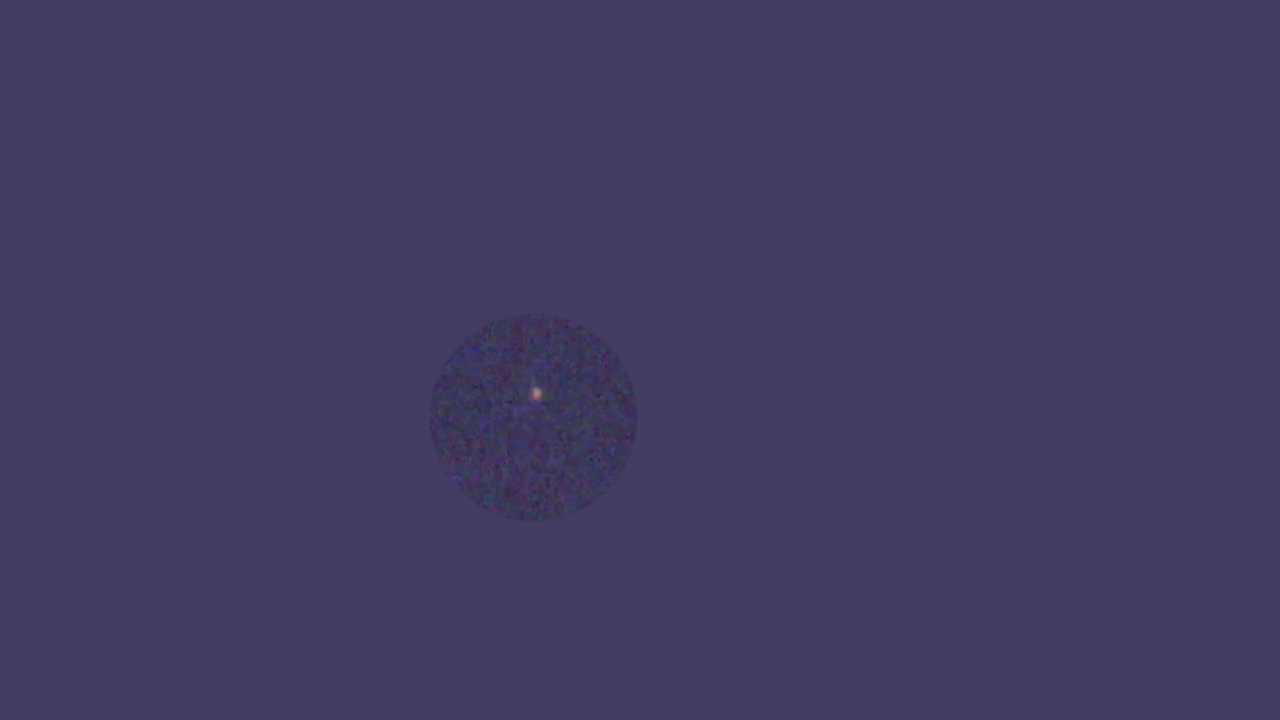
#> input picture uap_cases/cosmic_highway/frames/103.png, 1280 x 720 px, given in place of 0.png, which was not available; the run also reads 1 picture not shown here
$ jupyter execute --allow-errors Analyze.ipynb
#> lines starting #> are read from the running program, lines starting #| are printed output that depends on the picture; after the words box and inside, x2 and y2 are one past the last pixel; in counts of white or black regions, pixels touching at a corner belong together; pictures that were not available may be replaced by others from this repository, and a replacement may not be noted
[cell 1]
import sys
import os
import pandas as pd
import matplotlib.pyplot as plt
import numpy as np
import cv2 as cv
from PIL import Image

from pathlib import Path

df = pd.DataFrame(columns=['frame', 'brightness', 'valence', 'max', 'x', 'y', 'area' ])

def analyze_frame(frame_num):
#> called with frame_num = 1
    file_name = "frames/" + str(frame_num) + ".png"
    path = Path(file_name)
    if not path.is_file():
        print("no file, get last")
        file_name = "frames/" + str(frame_num-1) + ".png"

    image = Image.open(os.path.join(sys.path[0], file_name))
#> image is the input picture: PIL image 1280x720 RGB; mean R, G, B 66.8, 59.8, 98.7
    greyscale_image = image.convert('L')
    histogram = greyscale_image.histogram()
#> histogram = 256 values, max 887547 at index 67, min 0 at index 0, mean 3600
    pixels = sum(histogram)
#> pixels = 921600
    brightness = scale = len(histogram)
#> brightness = 256; scale = 256
    for index in range(0, scale):
        ratio = histogram[index] / pixels
        brightness += ratio * (-scale + index)
#> this loop made 256 passes
#> (ratio, brightness) on passes 1 to 3: (0, 256), (0, 256), (0, 256)
#> after the loop, brightness = 66.77
    hist = np.array(histogram)
#> hist has the same summary as histogram

    valence =np.count_nonzero(hist)
#> valence = 84
    max_b = hist.argmax(axis=0)
#> max_b = 67

    image = cv.imread('frames/'+str(frame_num)+'.png')

    gray = cv.cvtColor(image, cv.COLOR_BGR2GRAY)
    blur = cv.GaussianBlur(gray, (5, 5),cv.BORDER_DEFAULT)
    ret, thresh = cv.threshold(blur, 100, 255, cv.THRESH_BINARY_INV)
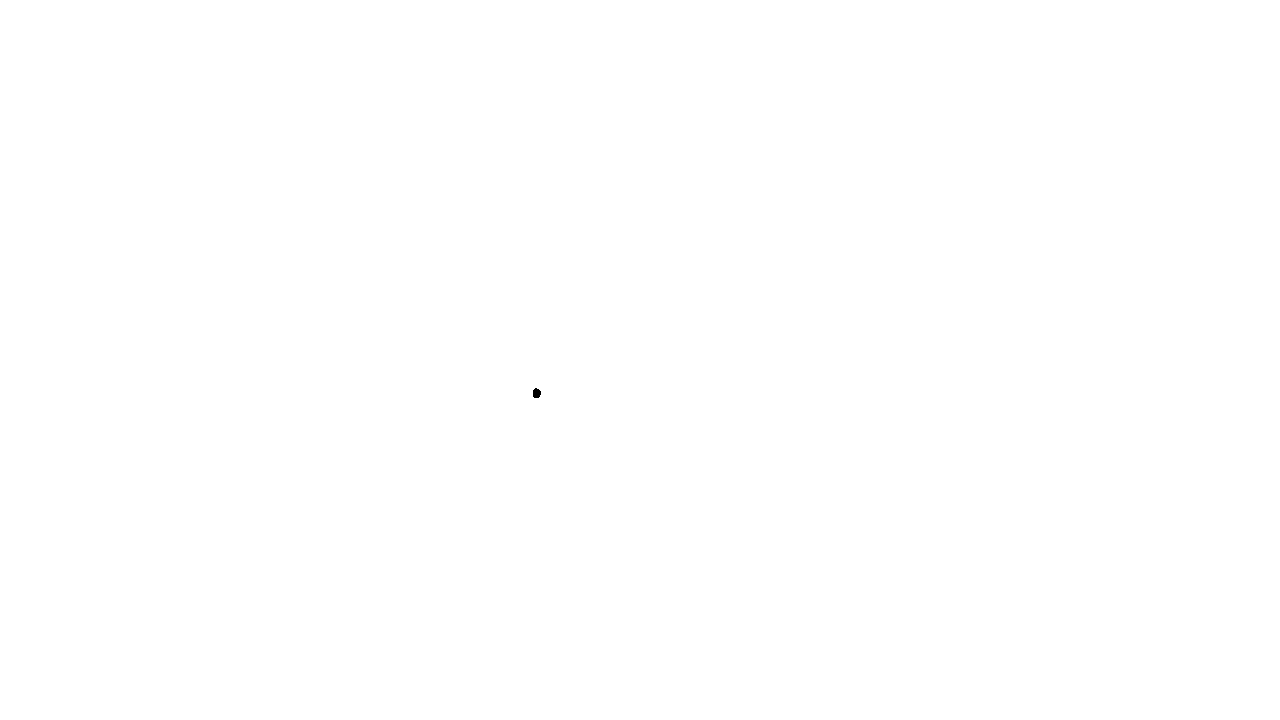
#> thresh: shape (720, 1280); 100% white; 1 black region
    contours, hierarchies = cv.findContours(thresh, cv.RETR_LIST, cv.CHAIN_APPROX_SIMPLE)
#> contours = 2 contours; box (x1, y1, x2, y2) and area: (0, 0, 1280, 720) 919601, (532, 387, 542, 399) 78

    cx=0
    cy=0
    area = 0
    if len(contours)>1 :
        M = cv.moments(contours[-2])
#> M = moments, m00 78, centre m10/m00, m01/m00 = (536.2, 392.8)
        if M['m00'] == cv.contourArea(contours[-2]):

            cx = int(M['m10']/M['m00'])
#> cx = 536
            cy = int(M['m01']/M['m00'])
#> cy = 392

            cv.drawContours(image, [contours[-2]], -1, (0, 255, 0), 2)
#> image: shape (720, 1280, 3); mean B, G, R 98.7, 59.8, 66.8
            cv.putText(image, str(frame_num), (cx-150, cy-75),
                       cv.FONT_HERSHEY_SIMPLEX, 2, (255, 255, 255), 4)
#> image: shape (720, 1280, 3); mean B, G, R 98.7, 59.9, 66.8
            cv.putText(image, "a: "+str(M['m00']), (cx-150, cy+135),
                       cv.FONT_HERSHEY_SIMPLEX, 1, (255, 255, 255), 2)
            cv.putText(image, "b: " + str(round(brightness / scale,2)), (cx-150, cy+175),
                       cv.FONT_HERSHEY_SIMPLEX, 1, (255, 255, 255), 2)
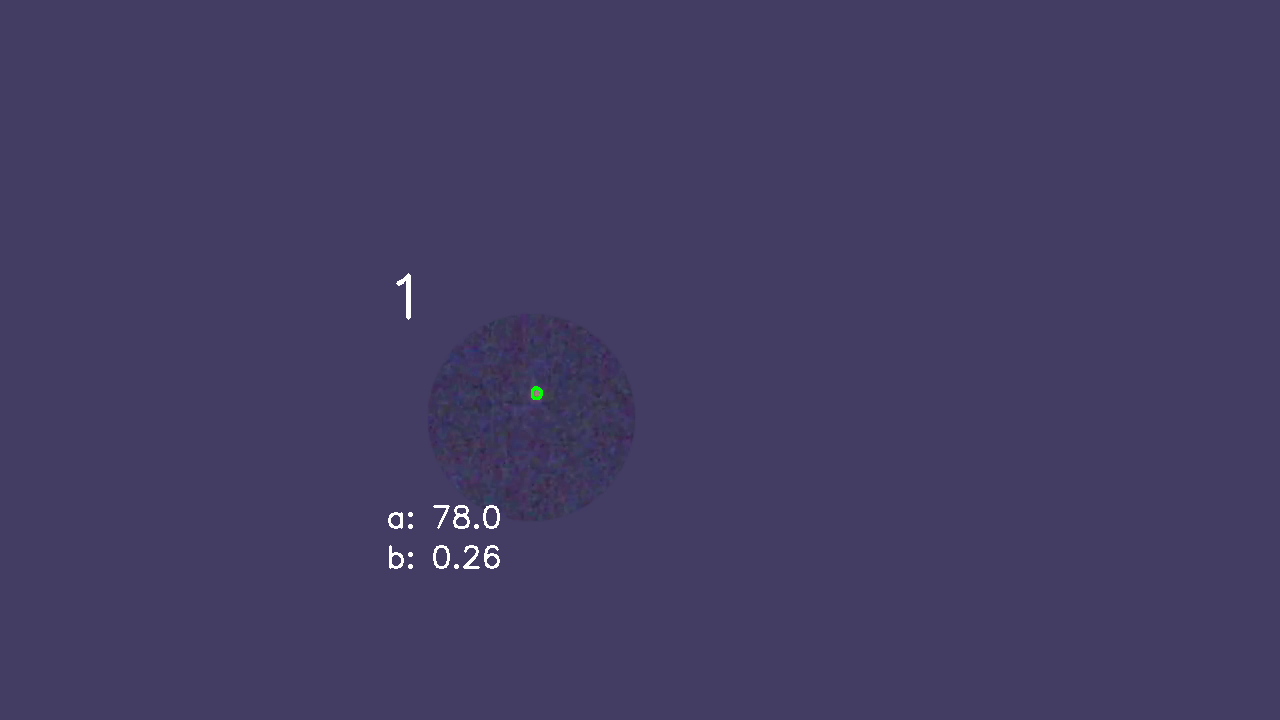
#> image: shape (720, 1280, 3); mean B, G, R 99, 60.2, 67.1
            cv.imwrite("frames/contours/"+str(frame_num)+".png", image)
            area = M['m00']
#> area = 78


            oimg = Image.open(os.path.join(sys.path[0], "frames/contours/"+str(frame_num)+".png"))
            left = cx-200
#> left = 336
            top = cy-200
#> top = 192
            right = cx+200
#> right = 736
            bottom = cy+200
#> bottom = 592
            im1 = oimg.crop((left, top, right, bottom))
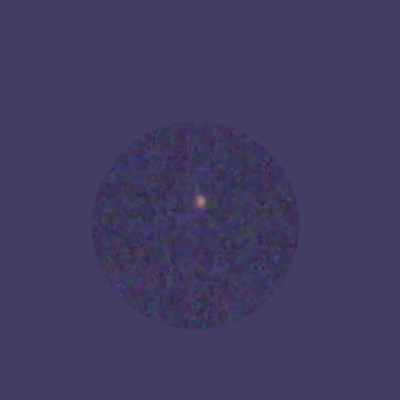
#> im1: PIL image 400x400 RGB; mean R, G, B 65.8, 58.9, 97.3
            im1.save("./frames/gif/"+ "{:04d}".format(frame_num) +".png")
#             df.loc[len(df)] = [frame_num, M['m00'], cx, cy]
    else:
        print("did not find area for " + str(frame_num))

    df.loc[len(df)] = [frame_num, (brightness / scale), valence, max_b, cx, cy, area]


frames = []
#> (the rest of this cell did not finish here and is left out)
